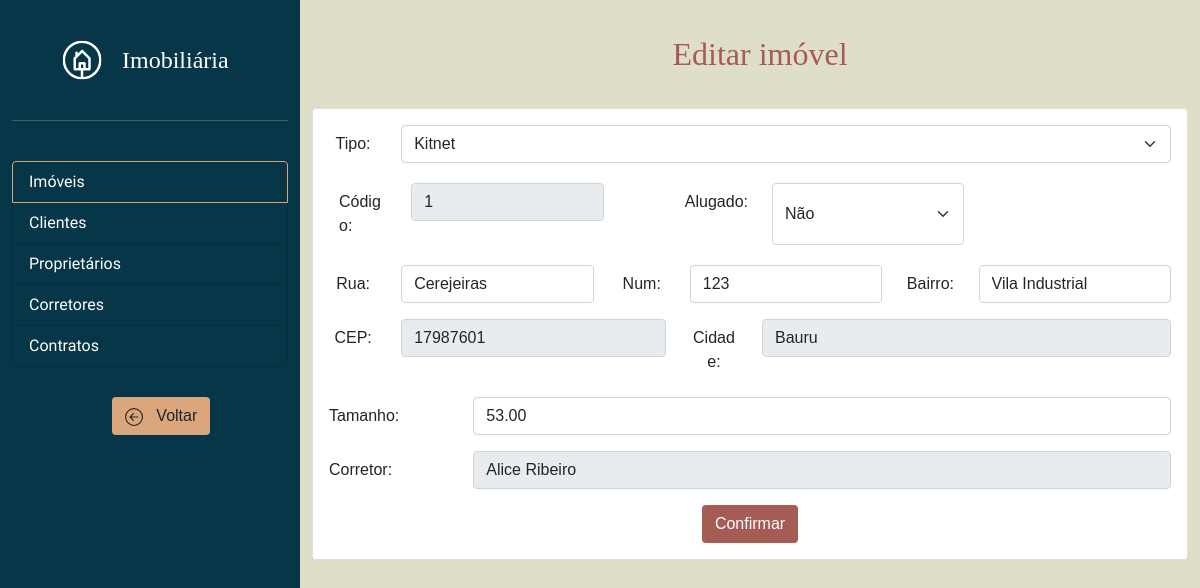
Screenshot of /pagina_imovel_editar.php?codigo=1 with the database file from the repository.
### tables this page shows
CREATE TABLE `imovel` (
  `codigo` int(6) NOT NULL,
  `tamanho` decimal(5,2) NOT NULL,
  `alugado` tinyint(1) NOT NULL DEFAULT 0,
  `tipo` varchar(40) NOT NULL,
  `endBairro` varchar(40) DEFAULT NULL,
  `endRua` varchar(40) DEFAULT NULL,
  `endNum` int(5) DEFAULT NULL,
  `cep` int(8) DEFAULT NULL,
  `cpfProprietario` bigint(20) NOT NULL
);

CREATE TABLE `cep_cidadeimovel` (
  `cep` int(8) NOT NULL,
  `cidade` varchar(40) NOT NULL
);

CREATE TABLE `gerencia` (
  `codImovel` int(11) NOT NULL,
  `cpfCorretor` bigint(20) NOT NULL
);

CREATE TABLE `corretor` (
  `cpf` bigint(11) NOT NULL,
  `nome` varchar(40) NOT NULL,
  `sexo` varchar(1) DEFAULT NULL,
  `dataNascimento` date NOT NULL,
  `email` varchar(40) NOT NULL,
  `dataContratacao` date NOT NULL,
  `salario` decimal(7,2) NOT NULL,
  `bonus` float DEFAULT NULL,
  `endBairro` varchar(40) DEFAULT NULL,
  `endRua` varchar(40) DEFAULT NULL,
  `endNum` int(5) DEFAULT NULL,
  `cep` int(8) NOT NULL,
  `agencia` int(6) NOT NULL,
  `conta` bigint(9) NOT NULL
);

### pagina_imovel_editar.php (the view, shortened to what this page needs)
<!doctype html>
<html lang="en">
    <?php
        if(!isset($_REQUEST['codigo'])) {
            header('Location: index.php');
            exit;
            return;
        } else {
            $conexao = mysqli_connect("localhost","root","", "imobiliaria") or die("Erro");
            $codigo = $_REQUEST['codigo'];
            $query = "SELECT * FROM imovel WHERE codigo = '$codigo'";
            $result = mysqli_query($conexao, $query) or die(mysql_error());
            if(!($row = mysqli_fetch_array($result))){
                header('Location: index.php');
                exit;
                return;
            }
        }
    ?>
  <head>
    <link rel="stylesheet" href="css/bootstrap.min.css">
    <link rel="stylesheet" href="css/style.css" />
  </head>
  <body>
    <div class="container-fluid h-100">
      <div class="row h-100">
        <div class="col-3" style="background-color: #063647; size: 20px;">
          <a href="" class="d-flex align-items-center mb-3 mb-md-0 me-md-auto text-white text-decoration-none" style="margin-top: 40px; margin-left: 50px;">
            <img src="images/logo.png" width="40px" height="40px">
            <span class="fs-4" style="margin-left: 20px; font-family: 'Playfair Display SC', serif;">
              Imobiliária
            </span>
          </a>
          <hr style="color: #DFDFC9; margin-top: 40px;">
          <div class="list-group text-white" style="margin-top: 40px; background-color: #063647; font-family: 'Taviraj', serif;">
            <a href="index.php" class="list-group-item list-group-item-action text-white active" style="background-color: #063647; border-color: #DBA67B;" aria-current="true">
              Imóveis
            </a>
            <a href="clientes.php" class="list-group-item list-group-item-action text-white" style="background-color: #063647;">Clientes</a>
            <a href="proprietarios.php" class="list-group-item list-group-item-action text-white" style="background-color: #063647;">Proprietários</a>
            <a href="corretores.php" class="list-group-item list-group-item-action text-white" style="background-color: #063647;">Corretores</a>
            <a href="contratos.php" class="list-group-item list-group-item-action text-white" style="background-color: #063647;">Contratos</a>
          </div>
          <a class="btn text-dark" style="background-color: #DBA67B; margin-top: 30px; margin-left: 100px;" href="index.php" role="button">
            &nbsp Voltar
          </a>
        </div>
        <div class="col" style="background-color: #DFDFC9;">
          <h1 class="h2 text-center" style="font-family: 'Playfair Display SC', serif; color: #A55C55; margin-left: 20px; margin-top: 35px; margin-bottom: 35px;">
              Editar imóvel
          </h1>
          <?php
          echo '
          <form action="back-end/atualizar_imovel.php" method="post">
          <div class="card text-center">
              <div class="card-body">
                  <div class="mb-3 row">
                  <label for="inputTipo" class="col-sm-1 col-form-label">Tipo:</label>
                  <div class="col-sm">
                      <div class="input-group col-sm-6">
                          <select class="col-sm-6 form-select" name="inputTipo" id="inputTipo">
                          <option ';if($row['tipo'] == "Casa Residencial") echo 'selected '; echo ' value="Casa Residencial">Casa Residencial</option>
                          <option ';if($row['tipo'] == "Kitnet") echo 'selected '; echo 'value="Kitnet">Kitnet</option>
                          <option ';if($row['tipo'] == "Apartamento") echo 'selected '; echo 'value="Apartamento">Apartamento</option>
                          <option ';if($row['tipo'] == "Casa Residencial") echo 'selected '; echo 'value="Sala comercial">Sala comercial</option>
                          <option ';if($row['tipo'] == "Local comercial") echo 'selected '; echo 'value="Local comercial">Local comercial</option>
                          <option ';if($row['tipo'] == "Edícula") echo 'selected '; echo 'value="Edícula">Edícula</option>
                          <option ';if($row['tipo'] == "Cobertura") echo 'selected '; echo 'value="Cobertura">Cobertura</option>
                          <option ';if($row['tipo'] == "Galpão") echo 'selected '; echo 'value="Galpão">Galpão</option>
                          </select>
                      </div>
                  </div>
                </div>
                <div class="mb-3 row" style="margin-top: 20px;">
                  <label for="inputCodigo" class="col-sm-1 col-form-label text-start" style="margin-left: 10px;">Código:</label>
                  <div class="col-sm-3">
                    <input type="text" class="col-sm-1 form-control" id="inputCodigo" placeholder="9564" value="'.$row['codigo'].'" disabled readonly>
                  </div>
                  <label for="inputAlugado" class="col-sm-2 col-form-label text-end" >Alugado:</label>
                  <div class="input-group col-sm-3 w-25">
                    <select class="col-sm-3 form-select" name="inputAlugado" id="inputAlugado">
                    ';
                    if($row['alugado'] == '1') {
                        echo '<option selected value="1">Sim</option>
                        <option value="0">Não</option>';
                    } else {
                        echo '<option  value="1">Sim</option>
                        <option selected value="0">Não</option>';
                    }
                    echo '
                    </select>
                  </div>
                </div>
                <div class="mb-3 row" style="margin-top: 20px;">
                  <label for="inputRua" class="col-sm-1 col-form-label">Rua:</label>
                  <div class="col-sm-3">
                    <input type="text" class="col-sm-1 form-control" name="inputRua" id="inputRua" placeholder="Rua Flores" value="'.$row['endRua'].'">
                  </div>
                  <label for="inputNum" class="col-sm-1 col-form-label">Num:</label>
                  <div class="col">
                    <input type="text" class="col-sm-1 form-control" name="inputNum" id="inputNum" placeholder="12" value="'.$row['endNum'].'">
                  </div>
                  <label for="inputBairro" class="col-sm-1 col-form-label">Bairro:</label>
                  <div class="col-sm-3">
                    <input type="text" class="col-sm-1 form-control" name="inputBairro" id="inputBairro" placeholder="Jardim Tulipas" value="'.$row['endBairro'].'">
                  </div>
                </div>
              <div class="mb-3 row">
                  <label for="inputCEP" class="col-sm-1 col-form-label">CEP:</label>
                  <div class="col">
                    <input type="text" class="col-sm-1 form-control" name="inputCEP" id="inputCEP" placeholder="12345-678" value="'.$row['cep'].'" readonly>
                  </div>
                  ';
                  $cep = $row['cep'];
                  $query = "SELECT * FROM CEP_CidadeImovel WHERE cep = '$cep'";
                  $result1 = mysqli_query($conexao, $query) or die(mysql_error());
                  if($row1 = mysqli_fetch_array($result1)) {
                    echo '
                    <label for="inputCidade" class="col-sm-1 col-form-label">Cidade:</label>
                    <div class="col-sm-6">
                        <input type="text" class="col-sm-1 form-control" id="inputCidade" placeholder="Digite o nome da cidade" value="'.$row1['cidade'].'" readonly>
                    </div>';
                  }
                  echo '
              </div>
              <div class="mb-3 row">
                <label for="inputTamanho" class="col-2 col-form-label text-start">Tamanho:</label>
                <div class="col">
                  <input type="text" class="col-sm-1 form-control" name="inputTamanho" id="inputTamanho" placeholder="400 m²" value="'.$row['tamanho'].'">
                </div>
              </div>';
              $query = "SELECT * FROM gerencia, corretor WHERE cpfCorretor = cpf AND codImovel = '$codigo'";
              $result1 = mysqli_query($conexao, $query) or die(mysql_error());
              if($row1 = mysqli_fetch_array($result1)) {
                echo '<div class="mb-3 row">
                <label for="inputTamanho" class="col-2 col-form-label text-start">Corretor:</label>
                <div class="col">
                    <input type="text" class="col-sm-1 form-control" value="'.$row1['nome'].'" readonly>
                </div>
                </div>';
                }
                echo '
              <input type="text" class="d-none" name="inputC" value="'.$row['codigo'].'">
                    <button class="btn text-white" style="background-color: #A55C55;" type="submit" name="submit">Confirmar</button>
            </div>
            </div>
            </form>';
            ?>
      </div>
      </div>
    </div>
  </body>
</html>

### css/style.css (style rules this page uses)
html, body { height: 100%; font-family: 'Red Hat Text', sans-serif; }

### rows the page displays
imovel: inputTipo "Kitnet", codigo "1", inputAlugado "Não", inputRua "Cerejeiras", inputNum "123", inputBairro "Vila Industrial", inputCEP "17987601", inputTamanho "53.00"
cep_cidadeimovel: cidade "Bauru"
gerencia: cpfCorretor.nome "Alice Ribeiro"
